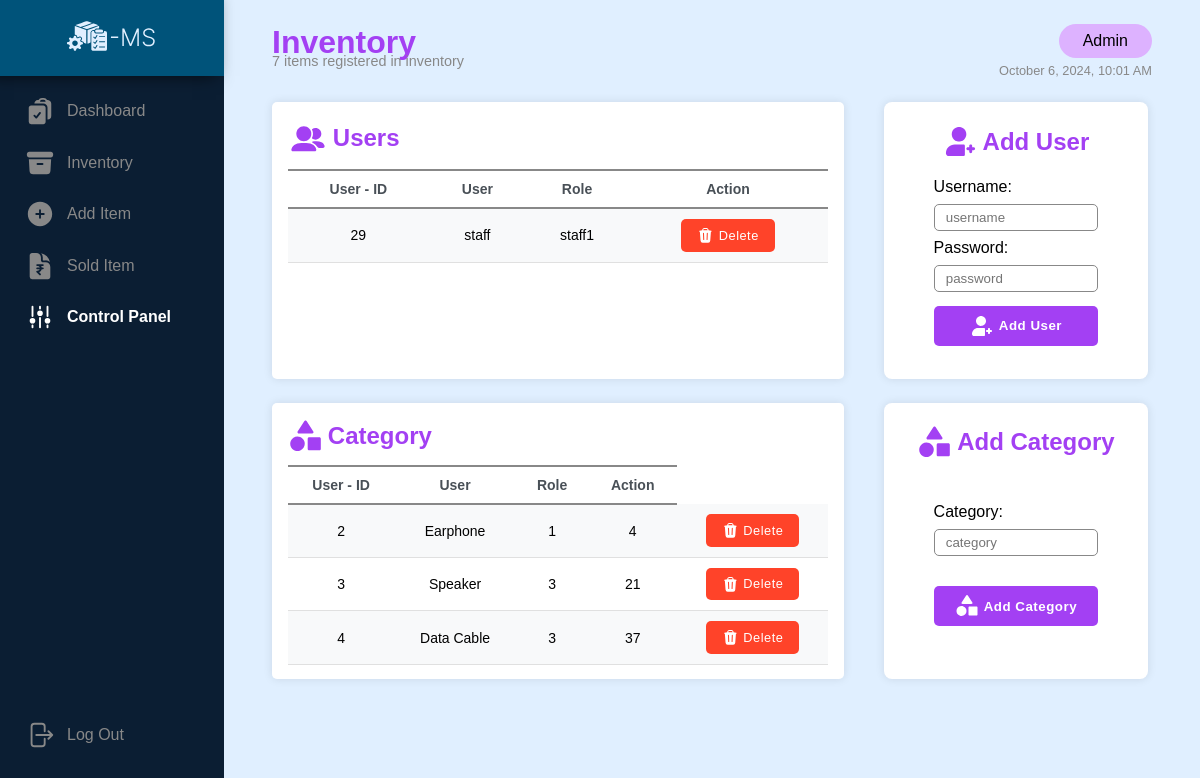
The app's page /Admin/ControlPanel/controlpanel.php (signed in) with its own data.
### tables this page shows
CREATE TABLE `users` (
  `uid` int(11) NOT NULL,
  `role` enum('staff','admin','','') NOT NULL,
  `username` varchar(20) NOT NULL,
  `password` varchar(100) NOT NULL
);

CREATE TABLE `category` (
  `category_id` int(11) NOT NULL,
  `category` varchar(50) NOT NULL
);

### Admin/ControlPanel/viewcategory.php (the view)
<?php
$categories = mysqli_query($conn, "SELECT * FROM view_category_details_on_inventory");
while ($c = mysqli_fetch_assoc($categories)) {
    echo "
            <tr>
                <td>" . $c['category_id'] . "</td>
                <td>" . $c['category'] . "</td>
                <td>" . $c['total_category_item'] . "</td>
                <td>" . ($c['total_category_quantity'] == NULL ? "0" : $c['total_category_quantity']) . "</td>
                <td>
                    <form method='POST' action=''>
                        <button type='submit' name='delete-cid' class='delete-btn' value=" . $c['category_id'] . ">
                        <svg xmlns='http://www.w3.org/2000/svg' viewBox='0 0 24 24' fill='currentColor' class='size-6'>
                        <path fill-rule='evenodd' d='M16.5 4.478v.227a48.816 48.816 0 0 1 3.878.512.75.75 0 1 1-.256 1.478l-.209-.035-1.005 13.07a3 3 0 0 1-2.991 2.77H8.084a3 3 0 0 1-2.991-2.77L4.087 6.66l-.209.035a.75.75 0 0 1-.256-1.478A48.567 48.567 0 0 1 7.5 4.705v-.227c0-1.564 1.213-2.9 2.816-2.951a52.662 52.662 0 0 1 3.369 0c1.603.051 2.815 1.387 2.815 2.951Zm-6.136-1.452a51.196 51.196 0 0 1 3.273 0C14.39 3.05 15 3.684 15 4.478v.113a49.488 49.488 0 0 0-6 0v-.113c0-.794.609-1.428 1.364-1.452Zm-.355 5.945a.75.75 0 1 0-1.5.058l.347 9a.75.75 0 1 0 1.499-.058l-.346-9Zm5.48.058a.75.75 0 1 0-1.498-.058l-.347 9a.75.75 0 0 0 1.5.058l.345-9Z' clip-rule='evenodd' />
                        </svg>
                             Delete
                        </button>
                    </form>
                </td>
            </tr>
        ";
}

### Admin/ControlPanel/controlpanel.php (shortened to what this page needs)
<?php include 'controlpanelBackend.php' ?>
<!DOCTYPE html>
<html lang="en">
<head>
  <link rel="stylesheet" href="../../util.css" />
  <link rel="stylesheet" href="../adminRoot.css" />
  <link rel="stylesheet" href="../ControlPanel/main.css">
  <link rel="stylesheet" href="../ControlPanel/controlpanel.css">
</head>
<body>
  <?php
  include '../rootAside-Admin.php';
  ?>
  <main class="wrapper">
    <header>
      <div class="main-heading">
        <div class="main-heading-left">
          <h1>Inventory</h1>
          <p>
            <?php
            $result = mysqli_query($conn, "SELECT COUNT(item_id) as items FROM inventory");
            $count = mysqli_fetch_row($result);
            echo ($count[0] == "") ? "No items registered!" : "{$count[0]} items registered in inventory";
            ?>
          </p>
        </div>
        <div class="main-heading-right">
          <span class="staff">Admin</span>
          <p id="display-date"></p>
        </div>
      </div>
    </header>
    <section class="control-panel-wrapper">
      <div class="user-category-section" id="user-section">
        <h3><img src="../../Images/icons/user.svg" alt="user logo" />Users</h3>
        <table>
          <tr>
            <th>User - ID</th>
            <th>User</th>
            <th>Role</th>
            <th>Action</th>
          </tr>
          <?php include 'viewusers.php' ?>
        </table>
      </div>
      <div class="add-section" id="add-user-section">
        <h3><img src="../../Images/icons/adduser.svg" alt="add user logo" />Add User</h3>
        <form action="" method="POST" class="add-form">
          <label for="username">
            <span>Username:</span>
          </label>
          <input type="text" name="username" id="username" required placeholder="username" />
          <label for="password">
            <span>Password:</span>
          </label>
          <input type="password" name="password" id="password" required placeholder="password" />
          <button type="submit" name="add-user">
            <img src="../../Images/icons/adduserWhite.svg" alt="add user logo" />Add User
          </button>
        </form>
      </div>
    </section>
    <section class="control-panel-wrapper">
      <div class="user-category-section" id="category-section">
        <h3><img src="../../Images/icons/category.svg" alt="user logo" />Category</h3>
        <table>
          <tr>
            <th>User - ID</th>
            <th>User</th>
            <th>Role</th>
            <th>Action</th>
          </tr>
          <?php include 'viewcategory.php' ?>
        </table>
      </div>
      <div class="add-section" id="add-user-section">
        <h3>
          <img src="../../Images/icons/Category.svg" alt="add category logo" />Add
          Category
        </h3>
        <form action="" method="POST" class="add-form">
          <label class="add-category" for="category">
            <span>Category:</span>
            <input type="category" name="category" id="category" required placeholder="category" />
          </label>
          <button type="submit" name="addCategory">
            <img src="../../Images/icons/categoryWhite.svg" alt="add category logo" />Add
            Category
          </button>
        </form>
      </div>
    </section>
  </main>
</body>
</html>

### Admin/rootAside-Admin.php (shortened to what this page needs)
<aside>
  <nav>
    <div class="logo">
      <a href="#"><img src="../../Images/icons/mainlogo.svg" alt="main logo" loading="lazy" /></a>
    </div>
    <div class="nav-list">
      <ul>
        <li class="list-row">
          <a href="../Dashboard/dashboard.php">
            Dashboard
          </a>
        </li>
        <li class="list-row">
          <a href="../Inventory/inventory.php">
            Inventory
          </a>
        </li>
        <li class="list-row">
          <a href="../Add/AddItem.php">
            Add Item
          </a>
        </li>
        <li class="list-row">
          <a href="../Sold/sold.php">
            Sold Item
          </a>
        </li>
        <li class="list-row">
          <a href="../ControlPanel/controlpanel.php">
            Control Panel
          </a>
        </li>
      </ul>
      <form method="POST" class="">
        <button name="log-out" class="logout">
          Log Out
        </button>
      </form>
    </div>
  </nav>
</aside>

### Admin/ControlPanel/viewusers.php
<?php
$users = mysqli_query($conn, "SELECT * FROM users");
while ($user = mysqli_fetch_assoc($users)) {
    if ($user['role'] != $user['username']) {
        echo "
                <tr>
                    <td>" . $user['uid'] . "</td>
                    <td>" . $user['role'] . "</td>
                    <td>" . $user['username'] . "</td>
                    <td>
                        <form method='POST' action=''>
                            <button type='submit' name='delete-uid' class='delete-btn' value=" . $user['uid'] . ">
                            <svg xmlns='http://www.w3.org/2000/svg' viewBox='0 0 24 24' fill='currentColor' class='size-6'>
                        <path fill-rule='evenodd' d='M16.5 4.478v.227a48.816 48.816 0 0 1 3.878.512.75.75 0 1 1-.256 1.478l-.209-.035-1.005 13.07a3 3 0 0 1-2.991 2.77H8.084a3 3 0 0 1-2.991-2.77L4.087 6.66l-.209.035a.75.75 0 0 1-.256-1.478A48.567 48.567 0 0 1 7.5 4.705v-.227c0-1.564 1.213-2.9 2.816-2.951a52.662 52.662 0 0 1 3.369 0c1.603.051 2.815 1.387 2.815 2.951Zm-6.136-1.452a51.196 51.196 0 0 1 3.273 0C14.39 3.05 15 3.684 15 4.478v.113a49.488 49.488 0 0 0-6 0v-.113c0-.794.609-1.428 1.364-1.452Zm-.355 5.945a.75.75 0 1 0-1.5.058l.347 9a.75.75 0 1 0 1.499-.058l-.346-9Zm5.48.058a.75.75 0 1 0-1.498-.058l-.347 9a.75.75 0 0 0 1.5.058l.345-9Z' clip-rule='evenodd' />
                        </svg>
                             Delete
                            </button>
                        </form>
                    </td>
                </tr>
            ";
    }
}

### util.css (style rules this page uses)
:root { --login-bgcolor: #e0efff; --login-color: #0b1e33; --nav-color: #0b1e33; --text-color: #888888; --logo-bgcolor: #00537a; --bgcolor: #e0efff; --admin-cta-color: #ddb2ff; --price-color: #08b037; }
* { margin: 0; padding: 0; box-sizing: border-box; font-family: "Poppins", sans-serif; }
html, body { height: 100%; width: 100%; }
aside { width: 14rem; height: 100%; background-color: var(--nav-color); position: fixed; z-index: 99; }
nav { display: flex; flex-direction: column; }
a, .logout { text-decoration: none; color: var(--text-color); }
li { list-style: none; }
.logo { width: 100%; max-height: 5rem; background-color: var(--logo-bgcolor); padding: 1rem; text-align: center; box-shadow: -0.625rem -0.125rem 1rem 0.125rem rgba(0, 0, 0, 0.685); }
.nav-list { display: block; height: 100%; font-size: 1rem; margin-top: 10px; }
.list-row { display: flex; max-width: 100%; min-width: auto; align-items: center; margin-bottom: 0.1rem; }
.list-row a, .logout { padding: 0.625rem 0.313rem; display: flex; align-items: center; width: 100%; }
.list-row .icon, .logout .icon { margin-right: 0.75rem; width: 30px; margin-left: 20px; }
.active a { color: var(--selected-color); font-weight: 600; }
.logout { background-color: transparent; position: absolute; bottom: 5%; font-size: 1rem; outline: none; border: none; cursor: pointer; }
.wrapper { margin: 2vw 4vw; width: 100%; margin-left: 17rem; }
header { max-height: 5rem; position: static; }
.main-heading { display: flex; justify-content: space-between; }
.main-heading-left h1 { color: #a340f3; }
.main-heading-left p { color: var(--text-color); font-size: 0.9rem; margin-top: -0.5rem; }
.main-heading-right { display: flex; flex-direction: column; align-items: flex-end; justify-content: center; }
.main-heading-right span { background-color: var(--admin-cta-color); padding: 0.5rem 1.5rem; border-radius: 4.2rem; }
.main-heading-right p { color: var(--text-color); font-size: 0.8rem; margin-top: 0.3rem; }

### Admin/adminRoot.css (style rules this page uses)
:root { --selected-color: white; --primary-color: #a340f3; --secondary-color: #663399; --delete-color: #ff4329; }

### Admin/ControlPanel/controlpanel.css (style rules this page uses)
* { margin: 0; padding: 0; box-sizing: border-box; font-family: "Poppins", sans-serif; scroll-behavior: smooth; }
table { width: 100%; border-collapse: collapse; background-color: #ffffff; font-size: 14px; }
th, td { padding: 10px 14px; text-align: left; border-bottom: 1px solid #e0e0e0; text-align: center; }
th { background-color: white; font-weight: bold; color: #495057; border-top: 2px solid var(--text-color); border-bottom: 2px solid var(--text-color); text-align: center; }
tr:nth-child(even) { background-color: #f8f9fa; }
.control-panel-wrapper { width: 100%; height: 17.3rem; display: flex; gap: 1rem; margin-top: 1.5rem; }
.user-category-section h3 { display: flex; align-items: center; gap: 0.3rem; font-size: 1.5rem; margin-bottom: 0.7rem; color: var(--primary-color); }
.user-category-section form { display: flex; align-items: center; justify-content: center; }
.user-category-section form button { color: white; display: flex; padding: 0.5rem 1rem; align-items: center; justify-content: center; background-color: var(--delete-color); border: none; outline: none; gap: 0.3rem; letter-spacing: 0.5px; border-radius: 5px; font-weight: 400; font-size: 0.8rem; cursor: pointer; }
.user-category-section form button svg { width: 1.05rem; }
.control-panel-wrapper .add-section { border-radius: 8px; width: 30%; height: 100%; background-color: white; padding: 1rem 1.6rem; margin-left: 1.5rem; box-shadow: 0 0 10px 0 rgba(0, 0, 0, 0.1); }
.add-section h3 { display: flex; align-items: center; gap: 0.3rem; font-size: 1.5rem; margin-bottom: 0.7rem; padding-top: 0.4rem; justify-content: center; color: var(--primary-color); }
.add-section form { padding: 0.5rem 1.5rem; display: flex; flex-direction: column; gap: 0.5rem; }
.add-section form input { padding: 0.3rem 0.7rem; border: 1px solid var(--text-color); border-radius: 5px; outline: none; width: 100%; }
.add-section form button { display: flex; align-items: center; justify-content: center; gap: 0.3rem; font-weight: 400; letter-spacing: 0.5px; border-radius: 5px; padding: 0.5rem 1rem; background-color: var(--primary-color); color: white; border: none; outline: none; cursor: pointer; font-weight: 600; margin-top: 0.4rem; }
.add-section form button img { width: 1.5rem; height: 1.5rem; }
.add-category { padding: 1.5rem 0 1rem 0; }
.add-category > input { margin-top: 0.5rem; }

### records on screen
users: uid "29", role "staff", username "staff1"
category: category_id "2", category "Earphone", total_category_item "1", total_category_quantity "4"
category: category_id "3", category "Speaker", total_category_item "3", total_category_quantity "21"
category: category_id "4", category "Data Cable", total_category_item "3", total_category_quantity "37"

### other values on screen
$count[0] "7"
